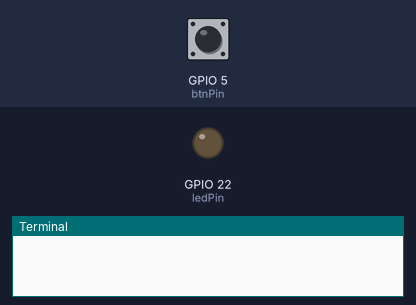
The program below on a simulated Raspberry Pi (BCM pin numbers). Parts: output pins drawn as LEDs (lit = HIGH), the last lines printed to the terminal. Dashed ring = blinking. The inputs (shaded band) are chosen by the test bench; at power-on: GPIO 5 (btnPin) HIGH.

Above: at 1.2 s.
1.3 s: GPIO 5 (btnPin) pulled LOW for 3.2 s
At 1.7 s:
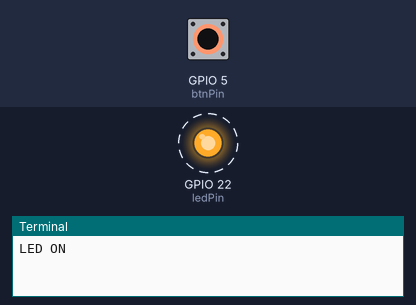
6.0 s: GPIO 5 (btnPin) pulled LOW for 0.15 s
At 6.7 s:
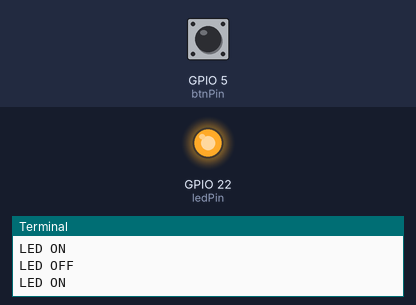
Timing chart, 0 to 9.0 s (numbered marks = the images above; inputs shaded):
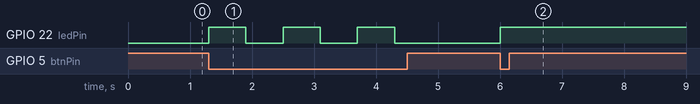

Measured:
- after the input at 1.3 s, GPIO 22 (ledPin): alternates HIGH for 0.60 s and LOW for 0.60 s, 6 changes in all, then stays LOW, starting at once
- after the input at 6.0 s, GPIO 22 (ledPin): LOW → HIGH at once

The program:

button-led.py
```python
# press the button to turn the led on and off ...

# import libraries
import RPi.GPIO as GPIO
from time import sleep

# set BCM mode and turn off warnings
GPIO.setmode(GPIO.BCM)
GPIO.setwarnings(False)

# pins declaration
btnPin = 5
ledPin = 22
# pins function declaration
GPIO.setup(btnPin, GPIO.IN, pull_up_down = GPIO.PUD_UP) # GPIO 22 as a input pin (a button)
GPIO.setup(ledPin, GPIO.OUT) # GPIO 5 as a output pin (a led)

# turn led off first
GPIO.output(ledPin, False)

#set the led status is False = when the led is off
ledStatus = False

#set button status is True = UP (the button hasn't been pressed)
btnVal = True

try:
    while True:
        #set button value = value that collect from pin 22
        btnVal = GPIO.input(btnPin)

        # if I press the button and the led is off
        # then turn the led on and set led status to True
        if (btnVal == False) and (ledStatus == False):
            GPIO.output(ledPin, True)
            print("LED ON")
            ledStatus = True
            sleep(0.5)

        # if I press the button and the led is on
        # then turn the led off and set led status to False
        elif (btnVal == False) and (ledStatus == True):
            GPIO.output(ledPin, False)
            print("LED OFF")
            ledStatus = False
            sleep(0.5)
        sleep(0.1)

# print this when I press Ctrl+C
except KeyboardInterrupt:
    print("\nThe program has been stopped")

# clean all things when end the program
finally:
    GPIO.cleanup()
```
